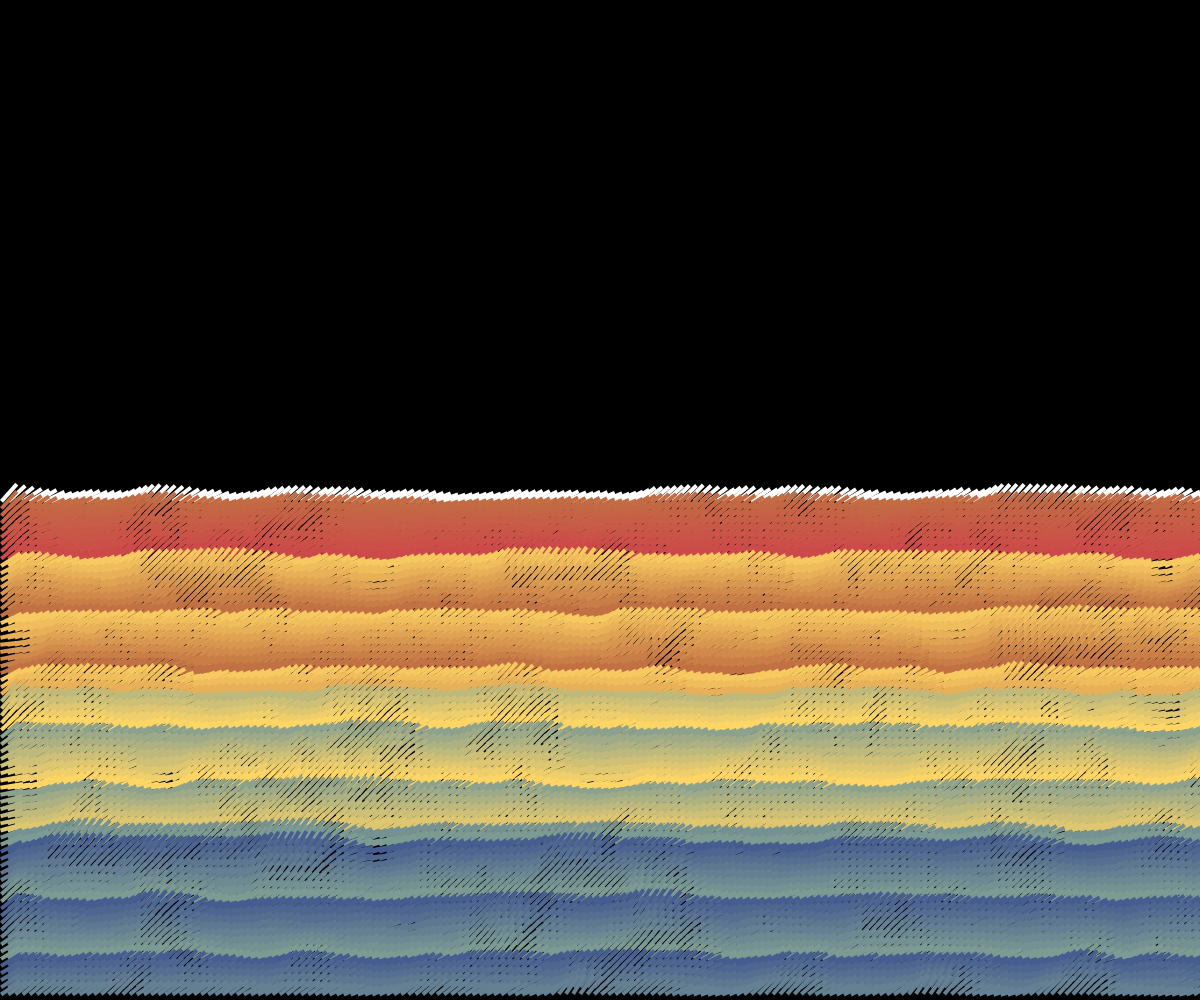
Frame 1 (no input)
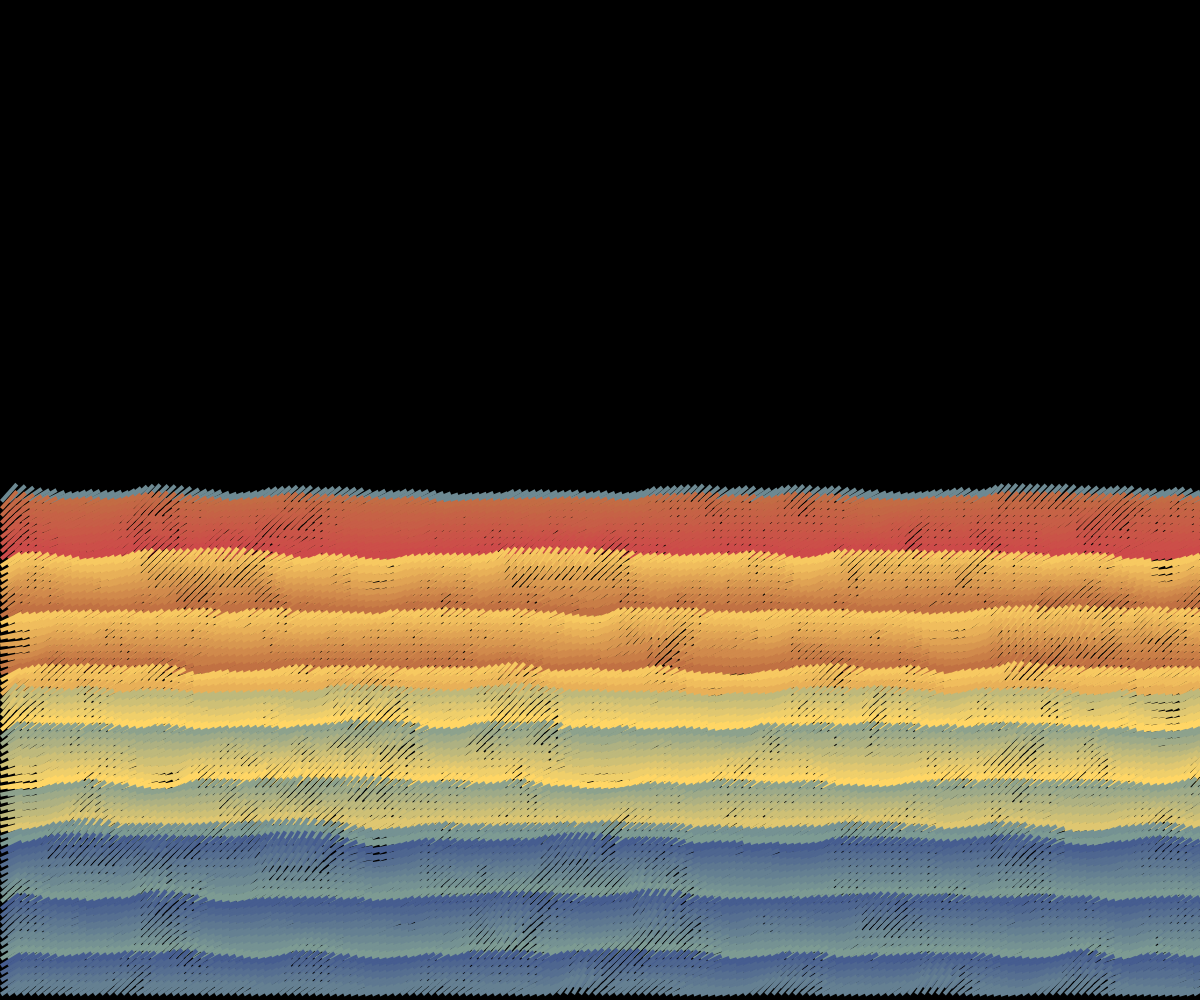
Frame 60 (no input)
Frame 120 (the mouse pressed at the canvas centre since frame 60): identical to frame 60, image omitted

The p5.js sketch that drew these frames (run headless with seeded random() and noise() and a simulated clock; from frame 60 on, the mouse is pressed at the canvas centre):

// p5.js sketch
// ── sketch.js
let inc = 0.1;
let scl; //segmet size
let cols, rows;
let skyColorsFrom = [];
let skyColorsTo = [];
let skyColorsLerpA = [];
let skyColorsLerpB = [];
let skyColorsLerpC = [];
let skyColorsLerpD = [];

let waterColorsFrom = [];
let waterColorsTo = [];
let waterColorsLerpA = [];
let waterColorsLerpB = [];
let waterColorsLerpC = [];
let waterColorsLerpD = [];

function setup() {
  createCanvas(windowWidth, windowHeight);
  scl = windowHeight/140;
   // cols = floor(windowWidth / scl); // rows = floor(windowHeight / scl);
  cols = windowWidth / scl;
  rows = windowHeight / scl; //Define the color arrays for lerpColor(). //The colors are: [0]navy blue, [1]sea green, [2]bright yellow, [3]orange red, [4]dark red
  waterColorsFrom.push(
    //color(205, 74, 74),
    color(193, 113, 67),
    color(255, 214, 101),
    color(125, 155, 147),
    color(62, 84, 143)
  ); //The colors are: [0]sea green, [1]bright yellow, [2]orange red

  waterColorsTo.push(
    color(205, 74, 74),
    color(193, 113, 67),
    color(255, 214, 101),
    color(125, 155, 147)
  ); //Build four arrays: skyColorLerp A/B/C/D to contain the lerpColor() results between the //skyColorsFrom[] and skyColorsTo[] //A

  for (let k = 1; k < 9; k++) {
    waterColorsLerpA.push(
      lerpColor(waterColorsFrom[0], waterColorsTo[0], k * 0.125)
    );
  } //B

  for (let k = 1; k < 9; k++) {
    waterColorsLerpB.push(
      lerpColor(waterColorsFrom[1], waterColorsTo[1], k * 0.125)
    );
  } //C

  for (let k = 1; k < 9; k++) {
    waterColorsLerpC.push(
      lerpColor(waterColorsFrom[2], waterColorsTo[2], k * 0.125)
    );
  } //D

  for (let k = 1; k < 9; k++) {
    waterColorsLerpD.push(
      lerpColor(waterColorsFrom[3], waterColorsTo[3], k * 0.125)
    );
  }
}

function draw() {
  background(0);
  randomSeed(45);
  translate(0, windowHeight / 2);

  let yoff = 0;
  for (let y = 0; y < rows / 2; y++) {
    let xoff = 0;
    for (let x = 0; x < cols; x++) {
      let angle = noise(xoff, yoff) * TWO_PI;
      let v = p5.Vector.fromAngle(angle * -0.2);
      xoff += inc;
      //rect(x*scl,y*scl,scl,scl);
      noStroke();

      push();
      translate(x * scl, y * scl);
      rotate(v.heading());
      rect(0, 0, 23, 4);
      pop();
    }
  

    if (y < 8) {
      fill(waterColorsLerpA[y]);
    } else if (y >= 8 && y < 27) {
      fill(waterColorsLerpB[y % 8]);
    } else if (y >= 27 && y <=45) {
      fill(waterColorsLerpC[y % 8]);
    } else {
      fill(waterColorsLerpD[y % 8]);
    }
    yoff += inc;
  } //reference web:https://www.youtube.com/watch?v=BjoM9oKOAKY&t=3s.
}

function updateWater(){
  scl = windowHeight / 140;
  cols = windowWidth / scl;
  rows = windowHeight / scl;
  yoff = 0;
}
function windowResized() {
  updateWater();
  resizeCanvas(windowWidth, windowHeight);
}
